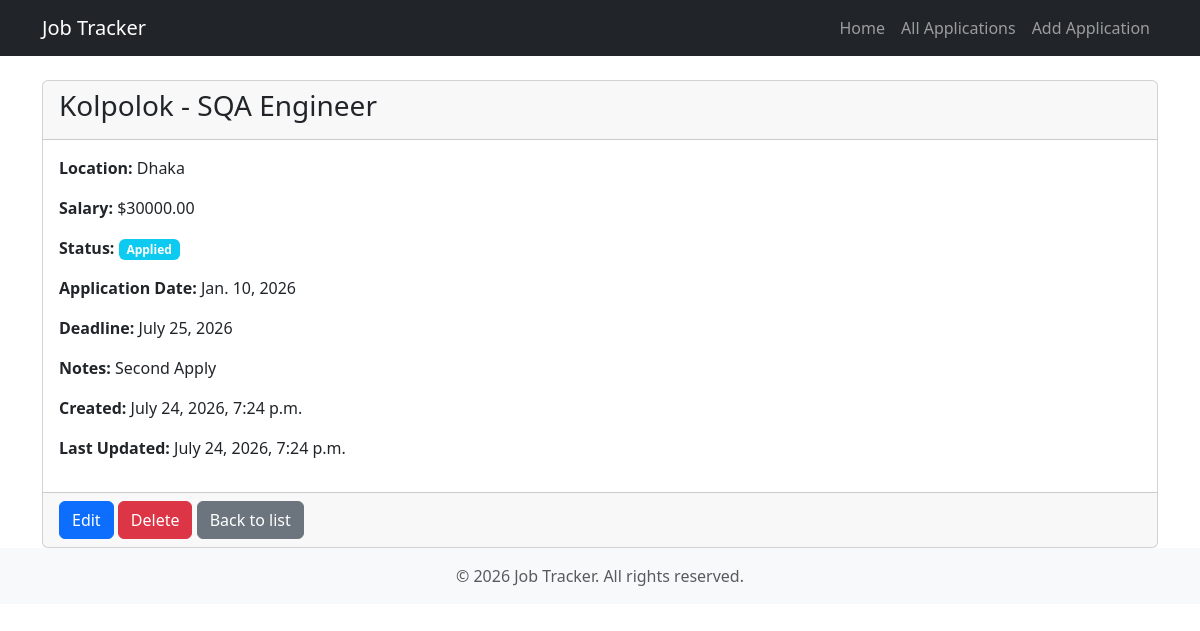
The page /jobs/4/ on the database its author committed.
### jobs/models.py (models this page shows, shortened)
class JobApplication(models.Model):
    STATUS_CHOICES = [
        ('Applied', 'Applied'),
        ('Interview', 'Interview'),
        ('Offer', 'Offer'),
        ('Accepted', 'Accepted'),
        ('Rejected', 'Rejected'),
    ]
    company_name = models.CharField(max_length=200)
    position = models.CharField(max_length=200)
    job_location = models.CharField(max_length=200)
    salary = models.DecimalField(max_digits=10, decimal_places=2, null=True, blank=True)
    status = models.CharField(max_length=20, choices=STATUS_CHOICES, default='Applied')
    application_date = models.DateField(default=timezone.now)
    deadline = models.DateField()
    notes = models.TextField(max_length=500)
    created_at = models.DateTimeField(auto_now_add=True)
    updated_at = models.DateTimeField(auto_now=True)

### jobs/views.py (the view)
# urls.py: path('jobs/<int:pk>/', views.job_detail, name='job_detail'),
def job_detail(request, pk):
    job = get_object_or_404(JobApplication, pk=pk)
    return render(request, 'jobs/detail.html', {'job': job})

### templates/jobs/detail.html (shortened to what this page needs)
{% extends 'base.html' %}
{% block content %}
<div class="card">
    <div class="card-header">
        <h3>{{ job.company_name }} - {{ job.position }}</h3>
    </div>
    <div class="card-body">
        <p><strong>Location:</strong> {{ job.job_location }}</p>
        <p><strong>Salary:</strong> {% if job.salary %}${{ job.salary }}{% else %}Not specified{% endif %}</p>
        <p><strong>Status:</strong> <span class="badge bg-{% if job.status == 'Applied' %}info{% elif job.status == 'Interview' %}warning{% elif job.status == 'Offer' %}success{% elif job.status == 'Accepted' %}secondary{% else %}danger{% endif %}">{{ job.status }}</span></p>
        <p><strong>Application Date:</strong> {{ job.application_date }}</p>
        <p><strong>Deadline:</strong> {{ job.deadline }}</p>
        <p><strong>Notes:</strong> {{ job.notes|default:"No notes" }}</p>
        <p><strong>Created:</strong> {{ job.created_at }}</p>
        <p><strong>Last Updated:</strong> {{ job.updated_at }}</p>
    </div>
    <div class="card-footer">
        <a href="{% url 'jobs:job_update' job.pk %}" class="btn btn-primary">Edit</a>
        <a href="{% url 'jobs:job_delete' job.pk %}" class="btn btn-danger">Delete</a>
        <a href="{% url 'jobs:job_list' %}" class="btn btn-secondary">Back to list</a>
    </div>
</div>
{% endblock %}

### rows shown on the page
JobApplication: company_name "Kolpolok", position "SQA Engineer", job_location "Dhaka", salary "30000.00", status "Applied", application_date "Jan. 10, 2026", deadline "July 25, 2026", notes "Second Apply", created_at "July 24, 2026, 7:24 p.m.", updated_at "July 24, 2026, 7:24 p.m."
